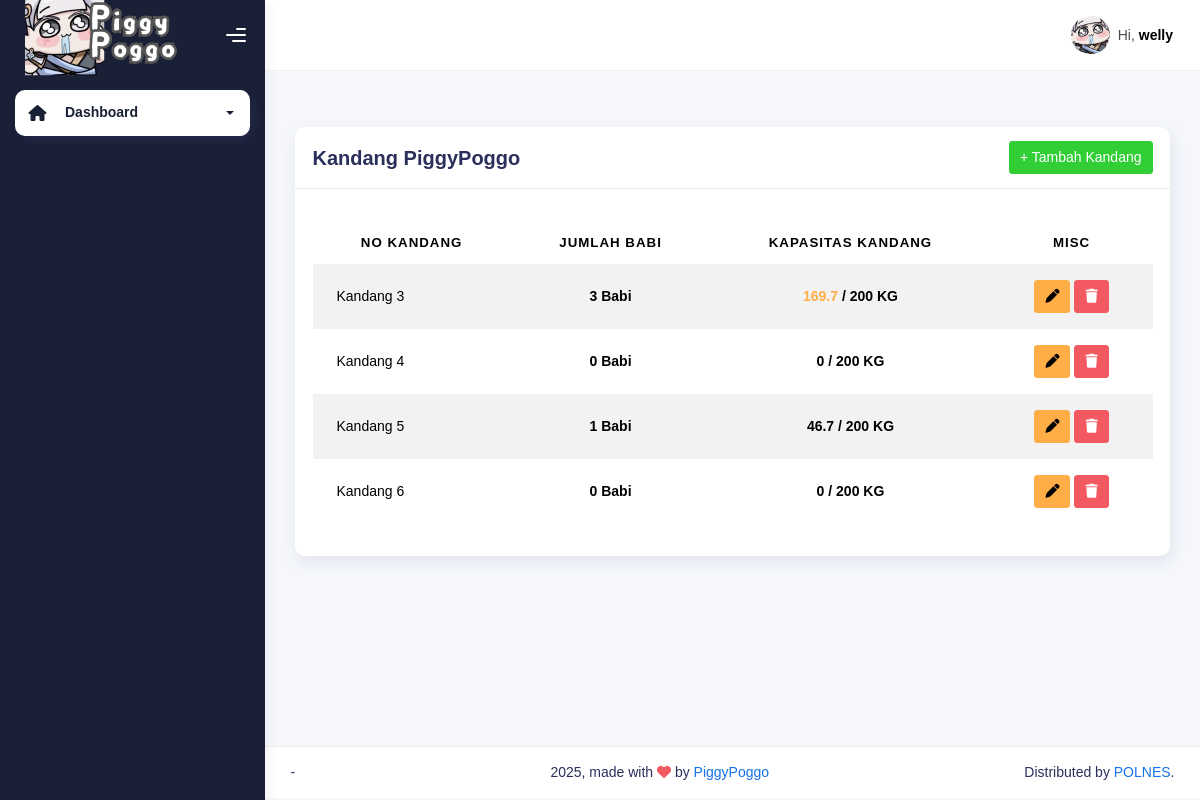
The app's page /kandang (signed in), older data.
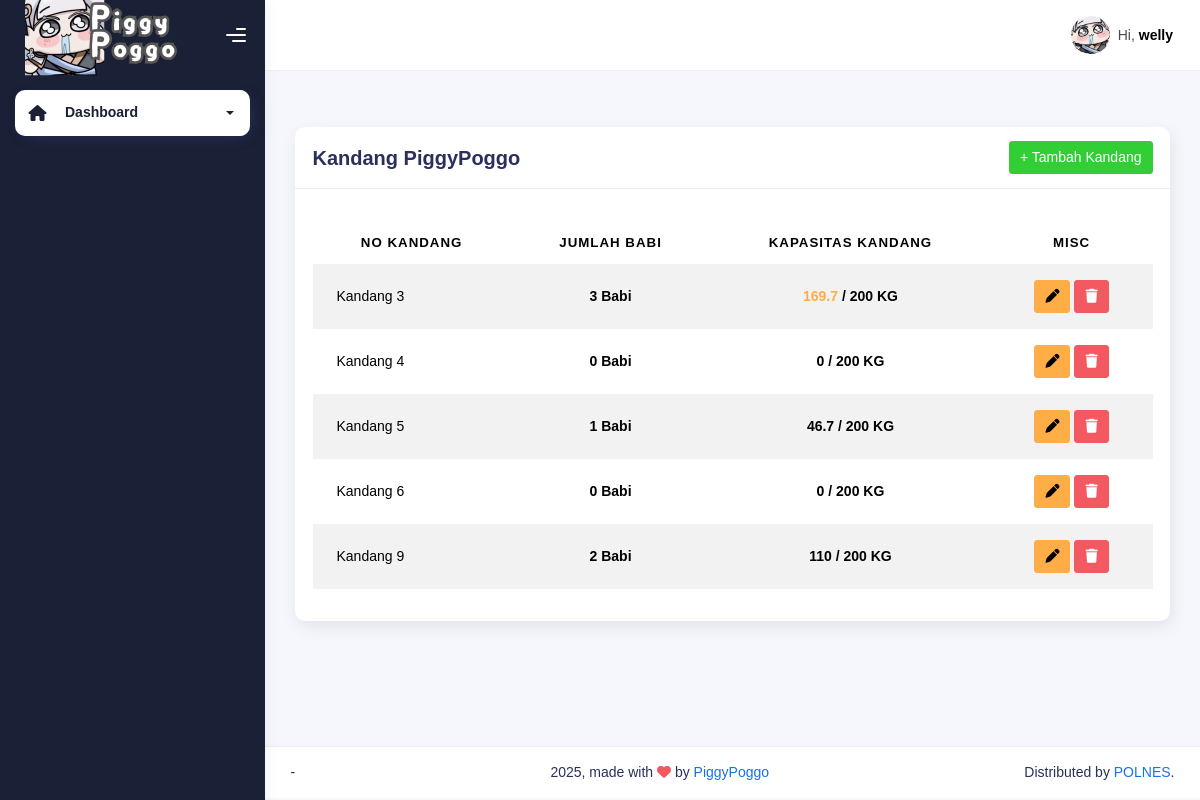
The same page, newer data.
### piggypoggo_app/models.py (models this page shows)
class Kandang(models.Model):
    nomor_kandang = models.IntegerField(null=True, blank=True)
    def __str__(self):
        return f'{self.nomor_kandang}'

### piggypoggo_app/views.py (the view)
# urls.py: path('kandang', views.kandang, name="kandang"),
@login_required
@status_required([1, 2])
def kandang(request):
    all_kandangs = Kandang.objects.all()
    for kandang in all_kandangs:
        count = 0
        berat = 0
        all_babis = Babi.objects.filter(kandang=kandang)
        for babi in all_babis:
            babi.laporan = Laporan.objects.filter(babi=babi).last()
            berat += Decimal(babi.laporan.berat_badan)
        count += all_babis.count()
        kandang.banyaknya_babi = count
        kandang.berat_kandang = berat
    context = {
        'on': 'kandang',
        'all_kandangs': all_kandangs,
    }
    return render(request, 'kandang.html', context)

### piggypoggo_app/templates/kandang.html (shortened to what this page needs)
{% extends "base-dashboard.html" %} {% load static %}
{% block content %}
<div class="container">
    <div class="page-inner">
        <div class="page-header">
        </div>
        <div class="row">
            <div class="col-md-12">
                <div class="card">
                    <div class="card-header" style="display: flex; justify-content: space-between; align-items: center;">
                        <div class="card-title" style="margin-right: 10px;">Kandang PiggyPoggo</div>
                        <div>
                            <a href="{% url 'tambah-kandang' %}" class="btn btn-success" style="font-size: inherit; padding: 5px 10px;">+ Tambah Kandang</a>
                        </div>
                    </div>
                    <div class="card-body">
                        <table class="table table-striped mt-3">
                        <thead>
                            <tr>
                            <th scope="col" style="text-align: center;">No Kandang</th>
                            <th scope="col" style="text-align: center;">Jumlah Babi</th>
                            <th scope="col" style="text-align: center;">Kapasitas Kandang</th>
                            <th scope="col" style="text-align: center;">MISC</th>
                            </tr>
                        </thead>
                        <tbody>
                            {% for kandang in all_kandangs %}
                            <tr>
                                <td>Kandang {{ kandang }}</td>
                                <td style="text-align: center;"><b>{{ kandang.banyaknya_babi }} Babi</b></td>
                                <td style="text-align: center;"><b><span class="{% if kandang.berat_kandang > 200 %}text-danger{% elif kandang.berat_kandang > 150 %}text-warning{% endif %}">{{ kandang.berat_kandang }}</span> / 200 KG</b></td>
                                <td style="text-align: center;">
                                    <a href="{% url 'edit-kandang' kandang_pk=kandang.pk %}" class="btn btn-warning" style="font-size: inherit; padding: 5px 10px;">
                                        <i class="fa fa-pen"></i>
                                    </a>
                                    <a href="#" class="btn btn-danger" style="font-size: inherit; padding: 5px 10px;" data-bs-toggle="modal" data-bs-target="#confirmDeleteModal{{ kandang.pk }}">
                                        <i class="fa fa-trash"></i>
                                    </a>
                                </td>
                            </tr>
                            {% endfor %}
                        </tbody>
                        </table>
                    </div>
                </div>
            </div>
        </div>
    </div>
</div>
{% endblock content %}

Row changes from the older to the newer data that the page shows:
added Kandang: nomor_kandang "9", banyaknya_babi "2", berat_kandang "110"
